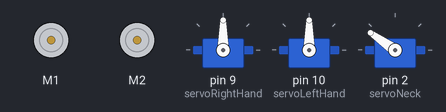
Bench run of a sketch on a simulated Arduino Uno, built with avr-gcc and run on an emulated ATmega328P. Shown: 2 × DC motor (green arrow = forward, orange = backward, longer = faster), 3 × servo. What the sketch prints to the serial monitor is not drawn.

Above: at 1.05 s.
At 2.95 s:
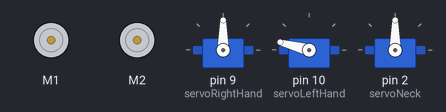
At 4.9 s:
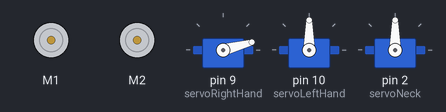
At 8.8 s:
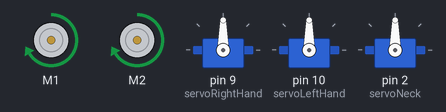
At 12.7 s:
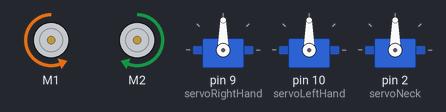
At 16.6 s:
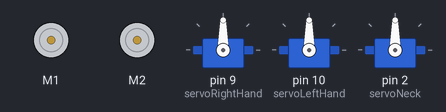
Timing chart, 0 to 18.9 s (numbered marks = the images above):
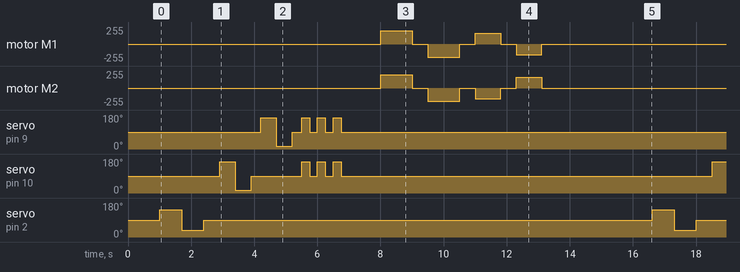

Measured:
- by itself, servo on pin 2 (servoNeck): repeats every 15.6 s: 35° 0.70 s, 90° 14.2 s, 145° 0.70 s
- by itself, servo on pin 10 (servoLeftHand): repeats every 15.6 s: 15° 0.50 s, 90° 1.6 s, 2 × (165° 0.25 s, 90° 0.25 s), 165° 0.25 s, 90° 11.8 s, 165° 0.50 s
- by itself, servo on pin 9 (servoRightHand): repeats every 15.6 s: 15° 0.50 s, 90° 0.30 s, 2 × (165° 0.25 s, 90° 0.25 s), 165° 0.25 s, 90° 13.1 s, 165° 0.50 s

The sketch:

wall-e.ino
```cpp
#include <AFMotor.h>
#include <Servo.h>

AF_DCMotor motorRight(1);  // M1
AF_DCMotor motorLeft(2);   // M2

Servo servoRightHand;  // SERVO_1 = D9
Servo servoLeftHand;   // SERVO_2 = D10
Servo servoNeck;       // D2

#define SPEED_FULL 200
#define SPEED_TURN 160

#define NECK_CENTER  90
#define NECK_LEFT   145
#define NECK_RIGHT   35
#define HAND_REST    90
#define HAND_UP     165
#define HAND_DOWN    15

void setup() {
  Serial.begin(9600);

  motorRight.setSpeed(SPEED_FULL);
  motorLeft.setSpeed(SPEED_FULL);
  motorRight.run(RELEASE);
  motorLeft.run(RELEASE);

  servoRightHand.attach(9);
  servoLeftHand.attach(10);
  servoNeck.attach(2);

  servoNeck.write(NECK_CENTER);
  servoLeftHand.write(HAND_REST);
  servoRightHand.write(HAND_REST);
  delay(1000);

  Serial.println("=== WALLY DEMO MODE ===");
}

void stopMotors() {
  motorRight.run(RELEASE);
  motorLeft.run(RELEASE);
}

void goForward() {
  motorRight.setSpeed(SPEED_FULL);
  motorLeft.setSpeed(SPEED_FULL);
  motorRight.run(FORWARD);
  motorLeft.run(FORWARD);
}

void goBackward() {
  motorRight.setSpeed(SPEED_FULL);
  motorLeft.setSpeed(SPEED_FULL);
  motorRight.run(BACKWARD);
  motorLeft.run(BACKWARD);
}

void turnLeft() {
  motorRight.setSpeed(SPEED_TURN);
  motorLeft.setSpeed(SPEED_TURN);
  motorRight.run(FORWARD);
  motorLeft.run(BACKWARD);
}

void turnRight() {
  motorRight.setSpeed(SPEED_TURN);
  motorLeft.setSpeed(SPEED_TURN);
  motorRight.run(BACKWARD);
  motorLeft.run(FORWARD);
}

void testServos() {
  Serial.println("-- Neck left");
  servoNeck.write(NECK_LEFT);   delay(700);
  Serial.println("-- Neck right");
  servoNeck.write(NECK_RIGHT);  delay(700);
  Serial.println("-- Neck center");
  servoNeck.write(NECK_CENTER); delay(500);

  Serial.println("-- Left hand up");
  servoLeftHand.write(HAND_UP);   delay(500);
  Serial.println("-- Left hand down");
  servoLeftHand.write(HAND_DOWN); delay(500);
  Serial.println("-- Left hand rest");
  servoLeftHand.write(HAND_REST); delay(300);

  Serial.println("-- Right hand up");
  servoRightHand.write(HAND_UP);   delay(500);
  Serial.println("-- Right hand down");
  servoRightHand.write(HAND_DOWN); delay(500);
  Serial.println("-- Right hand rest");
  servoRightHand.write(HAND_REST); delay(300);

  Serial.println("-- Wave!");
  for (int i = 0; i < 3; i++) {
    servoLeftHand.write(HAND_UP);
    servoRightHand.write(HAND_UP);
    delay(250);
    servoLeftHand.write(HAND_REST);
    servoRightHand.write(HAND_REST);
    delay(250);
  }
}

void testMotors() {
  Serial.println("-- Forward");
  goForward();  delay(1000);
  Serial.println("-- Stop");
  stopMotors(); delay(500);

  Serial.println("-- Backward");
  goBackward(); delay(1000);
  Serial.println("-- Stop");
  stopMotors(); delay(500);

  Serial.println("-- Turn left");
  turnLeft();   delay(800);
  Serial.println("-- Stop");
  stopMotors(); delay(500);

  Serial.println("-- Turn right");
  turnRight();  delay(800);
  Serial.println("-- Stop");
  stopMotors(); delay(500);
}

void loop() {
  Serial.println("=== SERVO TEST ===");
  testServos();
  delay(1000);

  Serial.println("=== MOTOR TEST ===");
  testMotors();

  Serial.println("=== CYCLE DONE — pause 3s ===");
  delay(3000);
}
```
